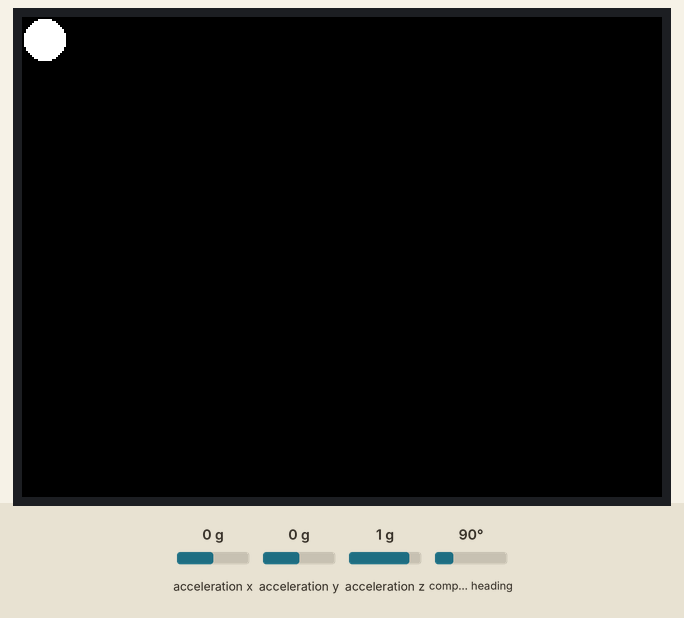
Recording of a program running on a simulated ESP32-S3. On the bench: 320×240 colour display. The test bench sets the inputs (shaded band); at power-on: acceleration x 0 g, acceleration y 0 g, acceleration z 1 g, compass heading 90°.

Above: at 1.3 s.
1.4 s: acceleration x set to 0.8 g
At 1.91 s:
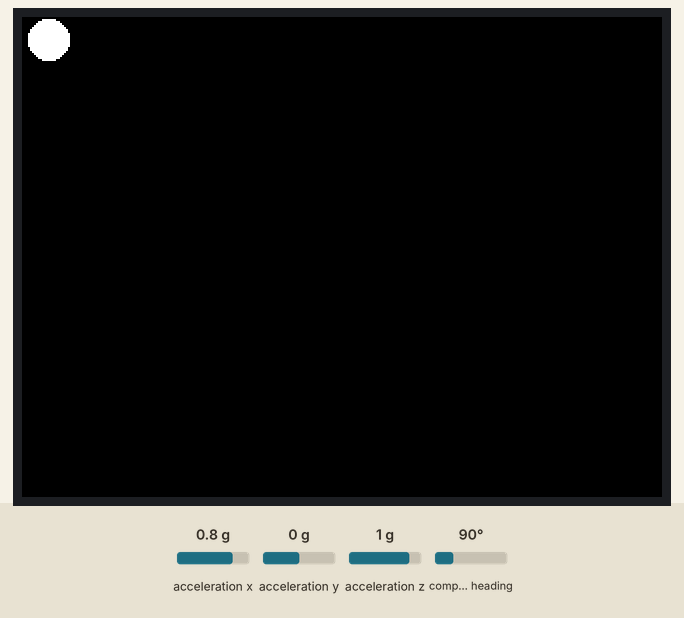
3.3 s: acceleration y set to 1.4 g
At 3.78 s:
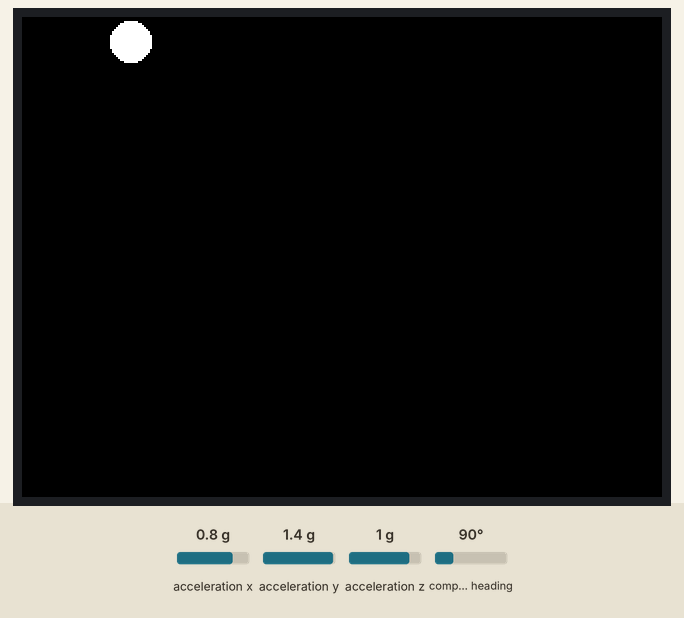
5.1 s: acceleration z set to -1.4 g
At 5.42 s:
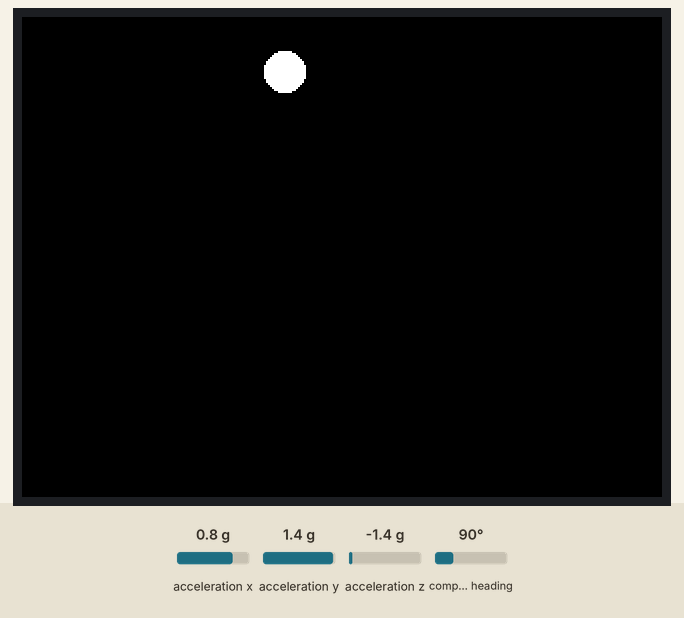
6.8 s: acceleration x set to -1.4 g
At 8.1 s:
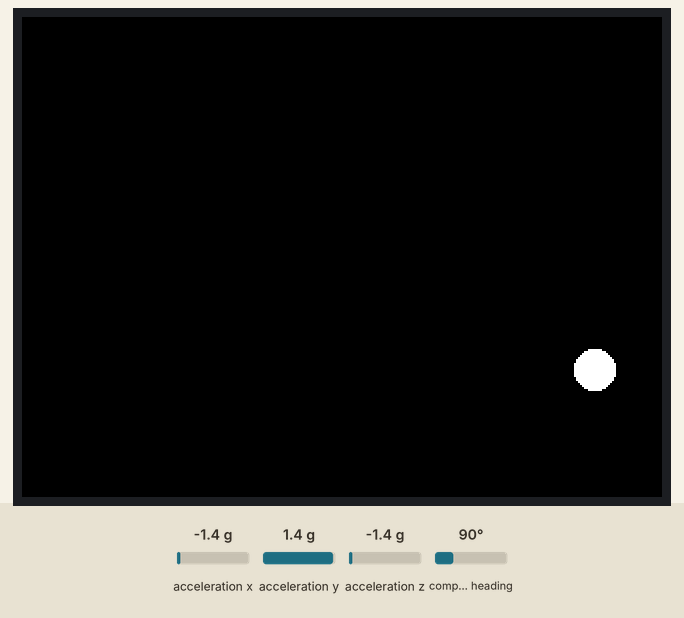
Timing chart, 0 to 9.5 s (numbered marks = the images above; inputs shaded):
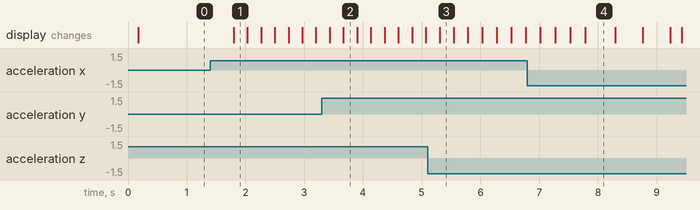

The program:

main.cpp
```cpp
#include <Arduino.h>
#include <Wire.h>
#include <Adafruit_BNO055.h>
#include "lgfx.h"
#include "vector.h"

Adafruit_BNO055 accel_sensor = Adafruit_BNO055(55, 0x28, &Wire);

static LGFX display;
static LGFX_Sprite sprite(&display);

Vector3 accel;
Vector3 velocity;
Vector3 position;

Vector3 pos_max;
Vector3 pos_min;

int x_draw;
int y_draw;
const int r = 10;

void setup(void) {
  display.init();
  display.setTextSize(1);
  // display.printf("Hello, World!\n");
  const int sda = 41;
  const int scl = 40;
  pinMode(sda, INPUT_PULLUP);
  pinMode(scl, INPUT_PULLUP);
  Wire.begin(41, 40);
  if (!accel_sensor.begin()) // センサの初期化
  {
    display.printf("Ooops, no BNO055 detected ... Check your wiring or I2C ADDR!\n");
    while (1);
  }

  velocity = Vector3(0, 0, 0);
  position = Vector3(0, 0, 0);
  const int margin = r + 1;
  pos_max = Vector3(display.width() - margin, display.height() - margin, 10);
  pos_min = Vector3(margin, margin, 0);
  x_draw = position.x;
  y_draw = position.y;
  sprite.createSprite(display.width(), display.height());
}

void loop(void) {
  imu::Vector<3> accelermetor = accel_sensor.getVector(Adafruit_BNO055::VECTOR_ACCELEROMETER);
  accel.x = accelermetor.x() * 0.1;
  accel.y = (accelermetor.y()*(0.7) + accelermetor.z()*(-0.7)) * 0.1;
  accel.z = (accelermetor.y()*(-0.7) + accelermetor.z()*(-0.7)) * 0.1;
  velocity.x += accel.x;
  velocity.y += accel.y;
  velocity.z += accel.z;
  position.x += velocity.x;
  position.y += velocity.y;
  position.z += velocity.z;

  const float bounce = -0.5;
  if (position.x > pos_max.x){ position.x = pos_max.x; velocity.x *= bounce; }
  if (position.x < pos_min.x){ position.x = pos_min.x; velocity.x *= bounce; }
  if (position.y > pos_max.y){ position.y = pos_max.y; velocity.y *= bounce; }
  if (position.y < pos_min.y){ position.y = pos_min.y; velocity.y *= bounce; }
  if (position.z > pos_max.z){ position.z = pos_max.z; velocity.z *= bounce; }
  if (position.z < pos_min.z){ position.z = pos_min.z; velocity.z *= bounce; }

  const int x_before = x_draw;
  const int y_before = y_draw;
  x_draw = position.x;
  y_draw = position.y;
  sprite.fillCircle(x_before, y_before, r, 0x0000);
  sprite.fillCircle(x_draw, y_draw, r, 0xFFFF);
  sprite.pushSprite(&display, 0, 0);
  delay(1);
}
```

lgfx.h
```cpp
#ifndef LGFX_H
#define LGFX_H

#include <LovyanGFX.hpp>
class LGFX : public lgfx::LGFX_Device
{
    lgfx::Panel_ST7789 _panel_instance;
    lgfx::Bus_SPI _bus_instance;

public:
    LGFX(void)
    {
        {
            auto cfg = _bus_instance.config();
            cfg.spi_host = SPI3_HOST;
            cfg.spi_mode = 3;
            cfg.freq_write = 40000000;
            cfg.freq_read = 16000000;
            cfg.spi_3wire = true;
            cfg.use_lock = true;
            cfg.dma_channel = SPI_DMA_CH_AUTO;
            cfg.pin_sclk = 7;
            cfg.pin_mosi = 6;
            cfg.pin_miso = -1;
            cfg.pin_dc = 4;
            _bus_instance.config(cfg);
            _panel_instance.setBus(&_bus_instance);
        }
        {
            auto cfg = _panel_instance.config();
            cfg.pin_cs = 5;
            cfg.pin_rst = 48;
            cfg.pin_busy = -1;

            cfg.panel_width = 240;
            cfg.panel_height = 320;
            cfg.offset_x = 0;
            cfg.offset_y = 0;
            cfg.offset_rotation = 3;
            cfg.dummy_read_pixel = 8;
            cfg.dummy_read_bits = 1;
            cfg.readable = true;
            cfg.invert = true;
            cfg.rgb_order = false;
            cfg.dlen_16bit = false;
            cfg.bus_shared = false;
            _panel_instance.config(cfg);
        }
        setPanel(&_panel_instance);
    }
};

#endif
```

vector.h
```cpp
#ifndef VECTOR_H
#define VECTOR_H

class Vector3
{
public:
    float x;
    float y;
    float z;
    Vector3(float x, float y, float z)
    {
        this->x = x;
        this->y = y;
        this->z = z;
    }
    Vector3()
    {
        this->x = 0;
        this->y = 0;
        this->z = 0;
    }
};

#endif
```

Measured:
- after the input at 1.4 s, the display: changes after 0.40 s (image 1)
- what the display in image 4 shows lasts 0.5 s, from 7.8 s to 8.3 s
